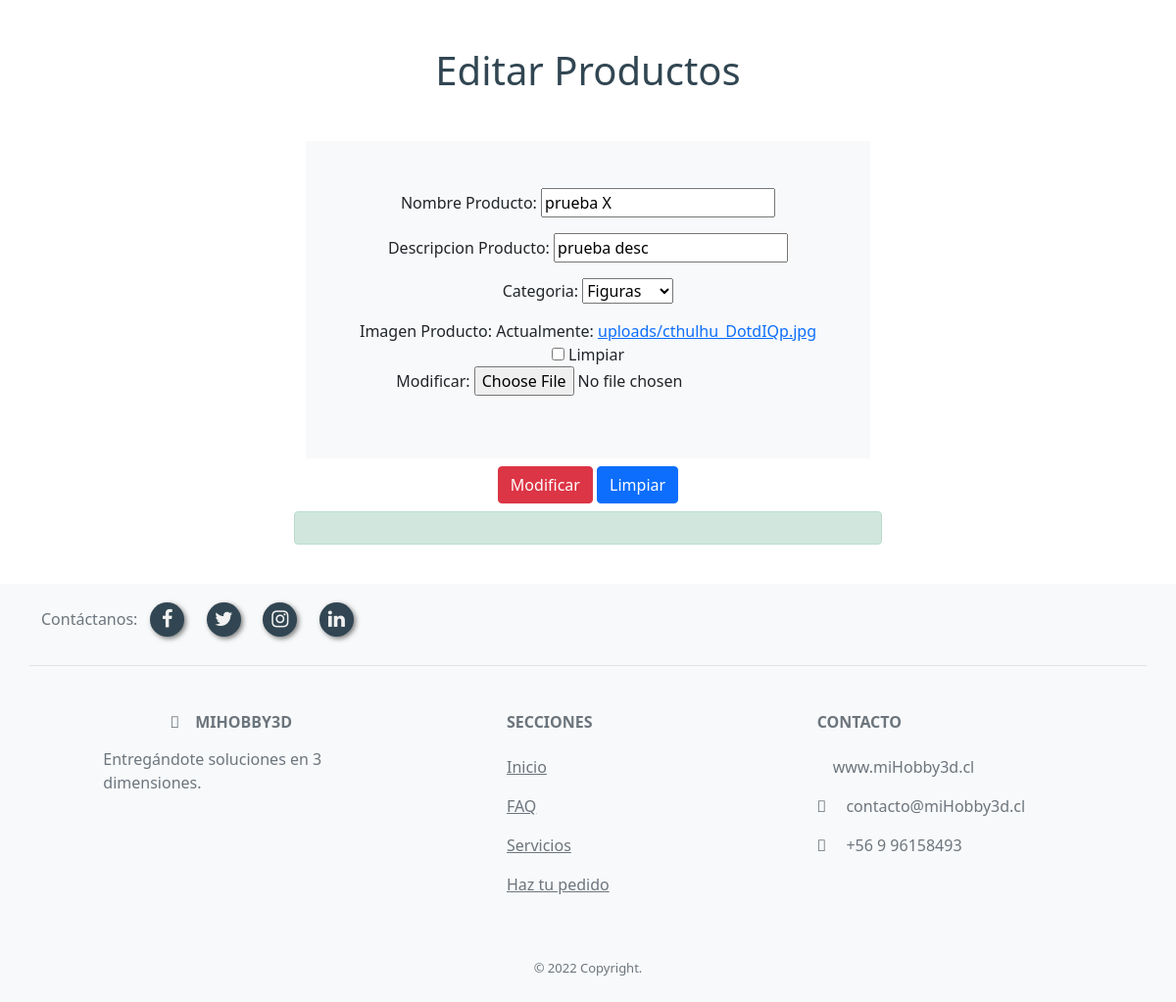
Page /modificar_producto/1 (signed in) on the committed database.
### homepage/models.py (models this page shows, shortened)
class Producto(models.Model):
    idProducto=models.IntegerField(primary_key=True, verbose_name='id de Producto')
    nombreProducto=models.CharField(max_length=50, verbose_name='nombre Producto')
    descripcionProducto=models.CharField(max_length=200, verbose_name='descripcion Producto')
    categoria=models.ForeignKey(CategoriaProducto, default=1, on_delete=models.CASCADE)
    imagenProducto=models.ImageField(upload_to='uploads', blank=True, verbose_name='Imagen Producto')

### homepage/views.py (the view, shortened to what this page needs)
# urls.py: path('modificar_producto/<id>', modificar_producto, name="modificar_producto"),
def modificar_producto(request, id):
    producto=Producto.objects.get(idProducto=id)
    datos = {
        'form' : ProductoForm(instance=producto)
    }
    return render(request, 'homepage/modificar_producto.html', datos)

### homepage/forms.py
class ProductoForm(ModelForm):
    class Meta:
        model = Producto
        fields = [
            'nombreProducto', 'descripcionProducto', 'categoria',
            'imagenProducto'
        ]

### homepage/models.py (called while the page is built)
    def __str__(self):
        return self.nombreCategoria

### homepage/templates/homepage/modificar_producto.html (shortened to what this page needs)
{% load static %}
<!DOCTYPE html>
<html lang="es">
<head>
    <link href="https://cdn.jsdelivr.net/npm/bootstrap@5.1.3/dist/css/bootstrap.min.css" rel="stylesheet"
>
    <link rel="stylesheet" href="https://cdn.jsdelivr.net/npm/bootstrap-icons@1.3.0/font/bootstrap-icons.css" />
    <link rel="stylesheet" href="https://stackpath.bootstrapcdn.com/font-awesome/4.7.0/css/font-awesome.min.css">
    <link rel="stylesheet" href="{% static 'homepage/css/style.css' %}">
</head>
<body>
    {% load crispy_forms_tags %}
    {% load socialaccount %}
    {% if user.is_staff %}
    <div class=" my-5 titulo-main">
        <h1>Editar Productos</h1>
    </div>
    <div class="row mt-5 col-6 d-flex mx-auto align-items-center">
        <form method="POST" action="" class="uniForm" id="formulario" enctype="multipart/form-data" ALIGN="center">
            <div class="p-5 b-1 bg-light">
                {{ form.as_p }}
            </div>
            <div class="my-2 text-center">
                <input type="submit" class="btn btn-danger" id="enviar" value="Modificar">
                <input type="reset" class="btn btn-primary" id="limpiar" value="Limpiar">
            </div>
        </form>
        <div class="alert alert-success" role="alert">{{ mensaje }}</div>
    </div>
    {% else %}
    <div class=" my-5 titulo-main">
        <h1 class="my-5">Ud. no tiene permisos para entrar acá.</h1>
        <a href="/" class="btn btn-primary">Volver</a>
    </div>
    {% endif %}
    <footer class="text-center text-lg-start bg-light text-muted pt-4 mt-4">
        <div class="container d-flex border-bottom d-none d-lg-block">
            <span class="col-6">Contáctanos:</span>
            <div class="col-1">
                <div class="buttons">
                    <a href="#" class="fa fa-facebook"></a>
                    <a href="#" class="fa fa-twitter"></a>
                    <a href="https://www.instagram.com/mihobby3d.shop/" target="_blank" class="fa fa-instagram"></a>
                    <a href="#" class="fa fa-linkedin"></a>
                </div>
            </div>
        </div>
        <section class="">
            <div class="container text-center text-md-start mt-5">
                <div class="row mt-3">
                    <div class="col-md-3 col-lg-4 col-xl-3 mx-auto mb-4">
                        <h6 class="text-uppercase fw-bold mb-3 text-center">
                            <i class="fas fa-cube me-3"></i>miHobby3D
                        </h6>
                        <p>
                            Entregándote soluciones en 3 dimensiones.
                        </p>
                    </div>
                    <div class="col-md-2 col-lg-2 col-xl-2 mx-auto mb-4 d-none d-lg-block">
                        <h6 class="text-uppercase fw-bold mb-4">
                            Secciones
                        </h6>
                        <p>
                            <a href="/" class="text-reset">Inicio</a>
                        </p>
                        <p>
                            <a href="#faq" class="text-reset">FAQ</a>
                        </p>
                        <p>
                            <a href="#servicios" class="text-reset">Servicios</a>
                        </p>
                        <p>
                            <a href="#contacto" class="text-reset">Haz tu pedido</a>
                        </p>
                    </div>
                    <div class="col-md-4 col-lg-3 col-xl-3 mx-auto mb-md-0 mb-4">
                        <h6 class="text-uppercase fw-bold mb-4">
                            Contacto
                        </h6>
                        <p> www.miHobby3d.cl</p>
                        <p>
                            <i class="fas fa-envelope me-3"></i> contacto@miHobby3d.cl
                        </p>
                        <p><i class="fas fa-phone me-3"></i> +56 9 96158493</p>
                    </div>
                </div>
            </div>
        </section>
        <div class="text-center p-4 copyright">
            © 2022 Copyright.
        </div>
    </footer>
</body>
</html>

### homepage/static/homepage/css/style.css (style rules this page uses)
.titulo-main { text-align: center; }
.buttons { min-width: 230px; display: flex; justify-content: space-around; }
.buttons a { text-decoration: none; font-size: 20px; width: 35px; height: 35px; line-height: 35px; text-align: center; background: #314652; color: #f1f1f1; border-radius: 50%; box-shadow: 2px 2px 5px rgba(0, 0, 0, .5); transition: all .4s ease-in-out; position: relative; top: -29px; right: -100px; }
.titulo-main { color: #314652; font-weight: 600; }
.copyright { font-size: small; }

### rows in the picture
Producto: nombreProducto "prueba X", descripcionProducto "prueba desc", categoria "Figuras"
